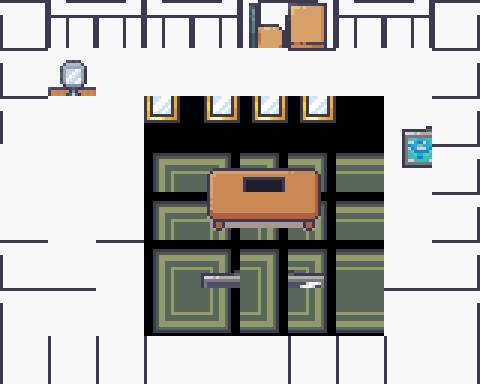

Tiled map render using the project's own tile images. Description and the whole map definition, tile-layer contents included, below:
An orthogonal 10x8 tile map with 48x48 px tiles, 3 tile layers (below_player, world, above_player), 2 tilesets and 7 objects (2x door, 2x dialog, spawn, painting, npc).

<map version="1.10" tiledversion="1.11.2" orientation="orthogonal" renderorder="right-down" width="10" height="8" tilewidth="48" tileheight="48" infinite="0" nextlayerid="5" nextobjectid="8">
 <tileset firstgid="1" source="Room_Builder_free_48x48.tsx" />
 <tileset firstgid="392" source="Interiors_free_48x48.tsx" />
 <layer id="1" name="below_player" width="10" height="8">
  <data encoding="csv">
15,16,16,16,16,16,16,16,16,17,
49,67,67,67,67,67,50,67,67,51,
49,67,67,834,835,835,835,836,67,51,
67,67,67,850,851,851,851,852,67,51,
67,67,67,850,851,851,851,852,67,51,
49,67,50,850,851,851,851,852,67,51,
49,50,67,866,867,867,867,868,50,51,
66,66,66,66,67,67,66,66,66,68
</data>
 </layer>
 <layer id="2" name="world" width="10" height="8">
  <data encoding="csv">
0,7,6,7,6,7,6,7,6,0,
0,1281,0,0,0,0,0,0,1160,0,
0,0,0,0,0,0,0,0,776,0,
0,0,0,0,607,608,609,0,792,0,
0,0,0,0,623,624,625,0,0,0,
0,0,0,0,616,0,617,0,0,0,
0,0,0,0,0,0,0,0,0,0,
0,0,0,0,0,0,0,0,0,0
</data>
 </layer>
 <layer id="3" name="above_player" width="10" height="8">
  <data encoding="csv">
0,24,23,24,23,1037,1038,24,23,0,
0,0,0,0,0,0,0,0,0,0,
0,0,0,0,0,0,0,0,0,0,
0,0,0,0,0,528,0,0,0,0,
0,0,0,0,0,0,0,0,0,0,
0,0,0,0,0,0,0,0,0,0,
0,0,0,0,0,0,0,0,0,0,
0,0,0,0,0,0,0,0,0,0
</data>
 </layer>
 <objectgroup id="4" name="objects">
  <object id="1" name="spawn" x="240" y="288">
   <point />
  </object>
  <object id="2" name="door" x="240" y="336">
   <properties>
    <property name="nextMap" value="worldscene" />
   </properties>
   <point />
  </object>
  <object id="3" name="painting" x="240" y="48">
   <properties>
    <property name="title" value="The Collection" />
    <property name="artist" value="Various" />
    <property name="price" value="0" />
    <property name="description" value="A rotating selection from the private collection." />
    <property name="sprite" value="painting_large_portrait" />
   </properties>
   <point />
  </object>
  <object id="4" name="dialog" x="240" y="96">
   <properties>
    <property name="content" value="Back Office" />
   </properties>
   <point />
  </object>
  <object id="5" name="npc" x="240" y="192">
   <properties>
    <property name="id" value="gallery_owner" />
    <property name="label" value="Gallery Owner" />
    <property name="dialogue" value="Ah, you found my office. Let's talk privately." />
    <property name="canHaggle" value="true" />
   </properties>
   <point />
  </object>
  <object id="6" name="door" x="0" y="192">
   <properties>
    <property name="nextMap" value="soho_gallery" />
    <property name="nextMapRoom" value="soho_gallery_exhibition_main" />
    <property name="label" value="Exhibition Hall" />
   </properties>
   <point />
  </object>
  <object id="7" name="dialog" x="48" y="144">
   <properties>
    <property name="content" value="→ Exhibition Hall" />
   </properties>
   <point />
  </object>
 </objectgroup>
</map>
